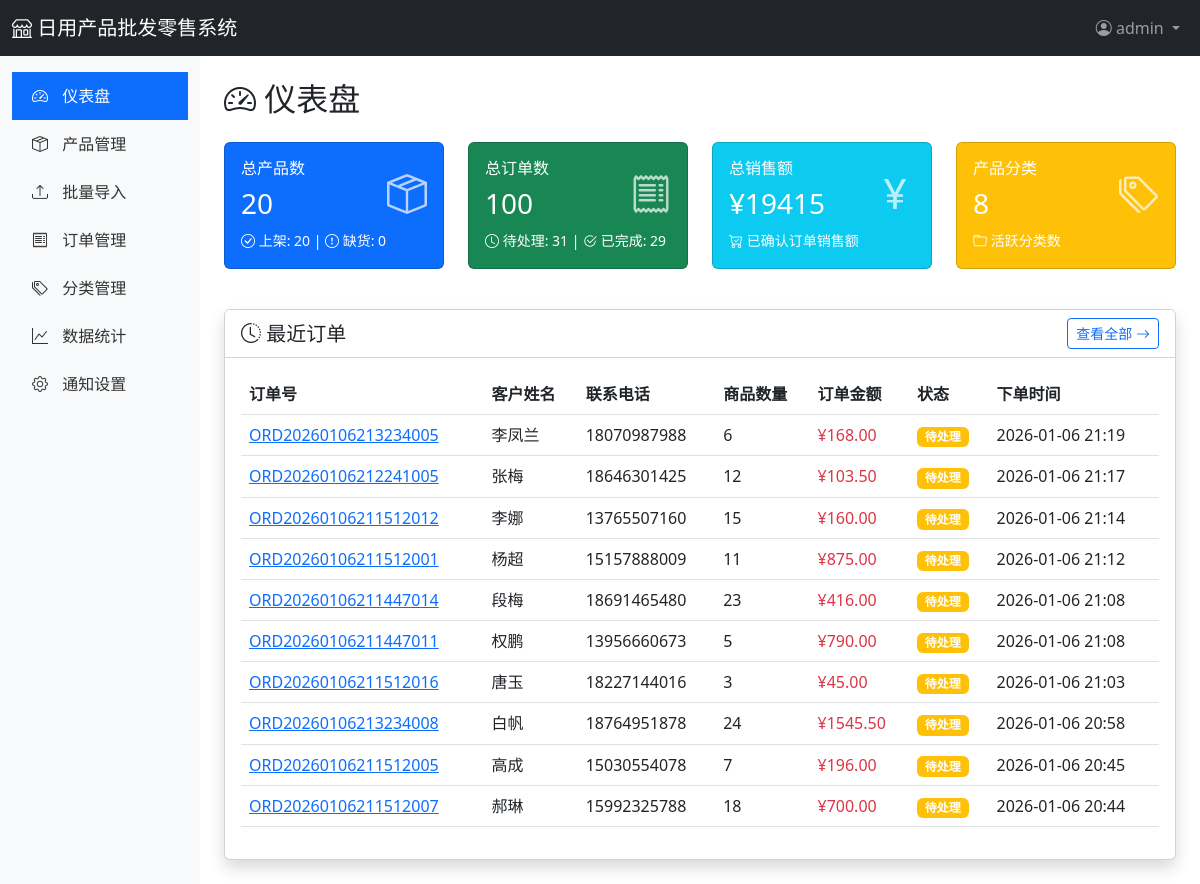
The app's page /admin/dashboard (signed in), older data.
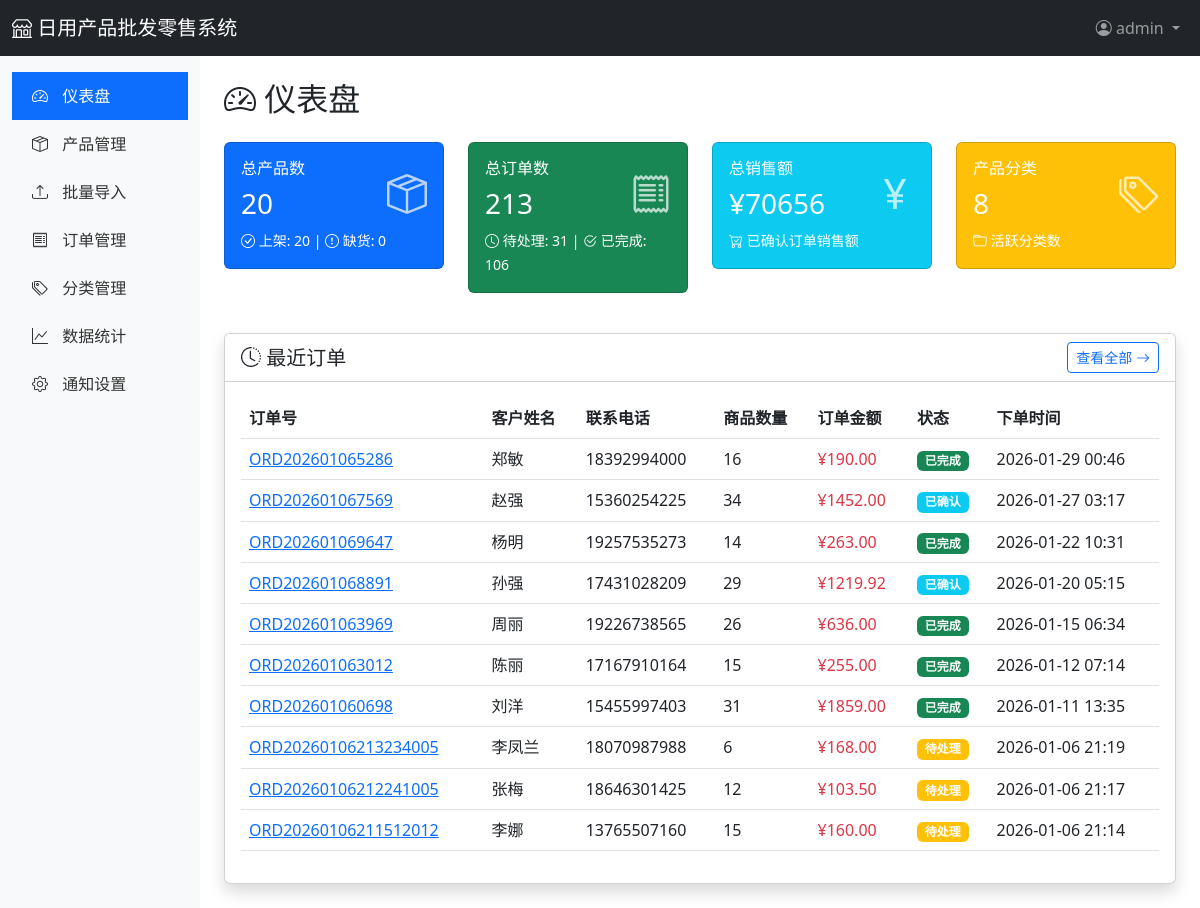
The same page, newer data.
### app/models.py (models this page shows, shortened)
class Order(db.Model):
    __tablename__ = 'orders'
    id = db.Column(db.Integer, primary_key=True)
    order_no = db.Column(db.String(50), unique=True, nullable=False, index=True)  # 订单号
    customer_name = db.Column(db.String(100), nullable=False)
    customer_phone = db.Column(db.String(20))
    customer_email = db.Column(db.String(120))
    customer_address = db.Column(db.Text)
    total_amount = db.Column(db.Float, default=0)  # 总金额
    total_quantity = db.Column(db.Integer, default=0)  # 总数量
    status = db.Column(db.String(20), default='pending')  # pending, confirmed, shipped, completed, cancelled
    notes = db.Column(db.Text)  # 备注
    notified = db.Column(db.Boolean, default=False)  # 是否已通知
    created_at = db.Column(db.DateTime, default=datetime.utcnow)
    updated_at = db.Column(db.DateTime, default=datetime.utcnow, onupdate=datetime.utcnow)
    user_id = db.Column(db.Integer, db.ForeignKey('users.id'))
    items = db.relationship('OrderItem', backref='order', lazy='dynamic', cascade='all, delete-orphan')

### app/routes/admin.py (the view)
@admin_bp.route('/dashboard')
@login_required
def dashboard():
    from app.services.order_service import OrderService
    stats = {
        'products': {
            'total': Product.query.count(),
            'active': Product.query.filter_by(status='active').count(),
            'out_of_stock': Product.query.filter(Product.stock == 0).count()
        },
        'orders': OrderService.get_order_statistics(),
        'categories': Category.query.count()
    }
    recent_orders = Order.query.order_by(Order.created_at.desc()).limit(10).all()
    return render_template('admin/dashboard.html', stats=stats, recent_orders=recent_orders)

### app/services/order_service.py (called while the page is built)
    @staticmethod
    def get_order_statistics():
        total_orders = Order.query.count()
        pending_orders = Order.query.filter_by(status='pending').count()
        confirmed_orders = Order.query.filter_by(status='confirmed').count()
        completed_orders = Order.query.filter_by(status='completed').count()
        cancelled_orders = Order.query.filter_by(status='cancelled').count()
        total_sales = db.session.query(db.func.sum(Order.total_amount)).filter(
            Order.status.in_(['confirmed', 'shipped', 'completed'])
        ).scalar() or 0
        return {
            'total_orders': total_orders,
            'pending_orders': pending_orders,
            'confirmed_orders': confirmed_orders,
            'completed_orders': completed_orders,
            'cancelled_orders': cancelled_orders,
            'total_sales': total_sales
        }

### app/templates/admin/dashboard.html (shortened to what the changed rows need)
{% extends "admin/base.html" %}
{% block content %}
<h2 class="mb-4">
    <i class="bi bi-speedometer2"></i> 仪表盘
</h2>
<div class="row mb-4">
    <div class="col-md-3">
        <div class="card stat-card bg-success text-white mb-3">
            <div class="card-body">
                <div class="d-flex justify-content-between">
                    <div>
                        <h6 class="card-title">总订单数</h6>
                        <h3>{{ stats.orders.total_orders }}</h3>
                    </div>
                    <div class="align-self-center">
                    </div>
                </div>
                <small>
                    <i class="bi bi-clock"></i> 待处理: {{ stats.orders.pending_orders }} |
                    <i class="bi bi-check2-circle"></i> 已完成: {{ stats.orders.completed_orders }}
                </small>
            </div>
        </div>
    </div>
    <div class="col-md-3">
        <div class="card stat-card bg-info text-white mb-3">
            <div class="card-body">
                <div class="d-flex justify-content-between">
                    <div>
                        <h6 class="card-title">总销售额</h6>
                        <h3>¥{{ "%.0f"|format(stats.orders.total_sales) }}</h3>
                    </div>
                </div>
            </div>
        </div>
    </div>
</div>
<div class="card shadow">
    <div class="card-body">
        <div class="table-responsive">
            <table class="table table-hover">
                <thead>
                    <tr>
                        <th>订单号</th>
                        <th>客户姓名</th>
                        <th>联系电话</th>
                        <th>商品数量</th>
                        <th>订单金额</th>
                        <th>状态</th>
                        <th>下单时间</th>
                    </tr>
                </thead>
                <tbody>
                    {% if recent_orders %}
                        {% for order in recent_orders %}
                        <tr>
                            <td><a href="{{ url_for('admin.order_detail', order_id=order.id) }}">{{ order.order_no }}</a></td>
                            <td>{{ order.customer_name }}</td>
                            <td>{{ order.customer_phone or '-' }}</td>
                            <td>{{ order.total_quantity }}</td>
                            <td class="text-danger">¥{{ "%.2f"|format(order.total_amount) }}</td>
                            <td>
                                {% if order.status == 'pending' %}
                                    <span class="badge bg-warning">待处理</span>
                                {% elif order.status == 'confirmed' %}
                                    <span class="badge bg-info">已确认</span>
                                {% elif order.status == 'shipped' %}
                                    <span class="badge bg-primary">已发货</span>
                                {% elif order.status == 'completed' %}
                                    <span class="badge bg-success">已完成</span>
                                {% elif order.status == 'cancelled' %}
                                    <span class="badge bg-danger">已取消</span>
                                {% endif %}
                            </td>
                            <td>{{ order.created_at.strftime('%Y-%m-%d %H:%M') }}</td>
                        </tr>
                        {% endfor %}
                    {% else %}
                        <tr>
                            <td colspan="7" class="text-center text-muted">暂无订单</td>
                        </tr>
                    {% endif %}
                </tbody>
            </table>
        </div>
    </div>
</div>
{% endblock %}

Row changes from the older to the newer data that the page shows:
no longer on this page (row unchanged): Order: order_no "ORD20260106211512001", customer_name "杨超", customer_phone "15157888009", total_quantity "11", total_amount "875.00", status "待处理", created_at "2026-01-06 21:12"
no longer on this page (row unchanged): Order: order_no "ORD20260106211447014", customer_name "段梅", customer_phone "18691465480", total_quantity "23", total_amount "416.00", status "待处理", created_at "2026-01-06 21:08"
no longer on this page (row unchanged): Order: order_no "ORD20260106211447011", customer_name "权鹏", customer_phone "13956660673", total_quantity "5", total_amount "790.00", status "待处理", created_at "2026-01-06 21:08"
no longer on this page (row unchanged): Order: order_no "ORD20260106211512016", customer_name "唐玉", customer_phone "18227144016", total_quantity "3", total_amount "45.00", status "待处理", created_at "2026-01-06 21:03"
no longer on this page (row unchanged): Order: order_no "ORD20260106213234008", customer_name "白帆", customer_phone "18764951878", total_quantity "24", total_amount "1545.50", status "待处理", created_at "2026-01-06 20:58"
no longer on this page (row unchanged): Order: order_no "ORD20260106211512005", customer_name "高成", customer_phone "15030554078", total_quantity "7", total_amount "196.00", status "待处理", created_at "2026-01-06 20:45"
no longer on this page (row unchanged): Order: order_no "ORD20260106211512007", customer_name "郝琳", customer_phone "15992325788", total_quantity "18", total_amount "700.00", status "待处理", created_at "2026-01-06 20:44"
added Order: order_no "ORD202601065286", customer_name "郑敏", customer_phone "18392994000", total_quantity "16", total_amount "190.00", status "已完成", created_at "2026-01-29 00:46"
added Order: order_no "ORD202601067569", customer_name "赵强", customer_phone "15360254225", total_quantity "34", total_amount "1452.00", status "已确认", created_at "2026-01-27 03:17"
added Order: order_no "ORD202601069647", customer_name "杨明", customer_phone "19257535273", total_quantity "14", total_amount "263.00", status "已完成", created_at "2026-01-22 10:31"
added Order: order_no "ORD202601068891", customer_name "孙强", customer_phone "17431028209", total_quantity "29", total_amount "1219.92", status "已确认", created_at "2026-01-20 05:15"
added Order: order_no "ORD202601063969", customer_name "周丽", customer_phone "19226738565", total_quantity "26", total_amount "636.00", status "已完成", created_at "2026-01-15 06:34"
added Order: order_no "ORD202601063012", customer_name "陈丽", customer_phone "17167910164", total_quantity "15", total_amount "255.00", status "已完成", created_at "2026-01-12 07:14"
added Order: order_no "ORD202601060698", customer_name "刘洋", customer_phone "15455997403", total_quantity "31", total_amount "1859.00", status "已完成", created_at "2026-01-11 13:35"
Text that changed along with them:
{{ stats.orders.total_orders }}: "100" → "213"
{{ stats.orders.completed_orders }}: "29" → "106"
{{ "%.0f"|format(stats.orders.total_sales) }}: "19415" → "70656"
